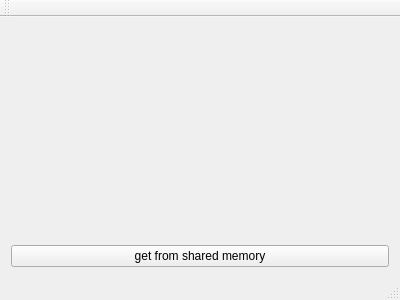
<?xml version="1.0" encoding="UTF-8"?>
<ui version="4.0">
 <class>MainWindow</class>
 <widget class="QMainWindow" name="MainWindow">
  <property name="geometry">
   <rect>
    <x>0</x>
    <y>0</y>
    <width>400</width>
    <height>300</height>
   </rect>
  </property>
  <property name="windowTitle">
   <string>MainWindow</string>
  </property>
  <widget class="QWidget" name="centralWidget">
   <layout class="QVBoxLayout" name="verticalLayout_2">
    <item>
     <layout class="QVBoxLayout" name="verticalLayout">
      <item>
       <widget class="QLabel" name="label">
        <property name="text">
         <string/>
        </property>
       </widget>
      </item>
      <item>
       <widget class="QPushButton" name="loadMemoryButton">
        <property name="text">
         <string>get from shared memory</string>
        </property>
       </widget>
      </item>
     </layout>
    </item>
   </layout>
  </widget>
  <widget class="QMenuBar" name="menuBar">
   <property name="geometry">
    <rect>
     <x>0</x>
     <y>0</y>
     <width>400</width>
     <height>25</height>
    </rect>
   </property>
  </widget>
  <widget class="QToolBar" name="mainToolBar">
   <attribute name="toolBarArea">
    <enum>TopToolBarArea</enum>
   </attribute>
   <attribute name="toolBarBreak">
    <bool>false</bool>
   </attribute>
  </widget>
  <widget class="QStatusBar" name="statusBar"/>
 </widget>
 <layoutdefault spacing="6" margin="11"/>
 <resources/>
 <connections/>
</ui>
